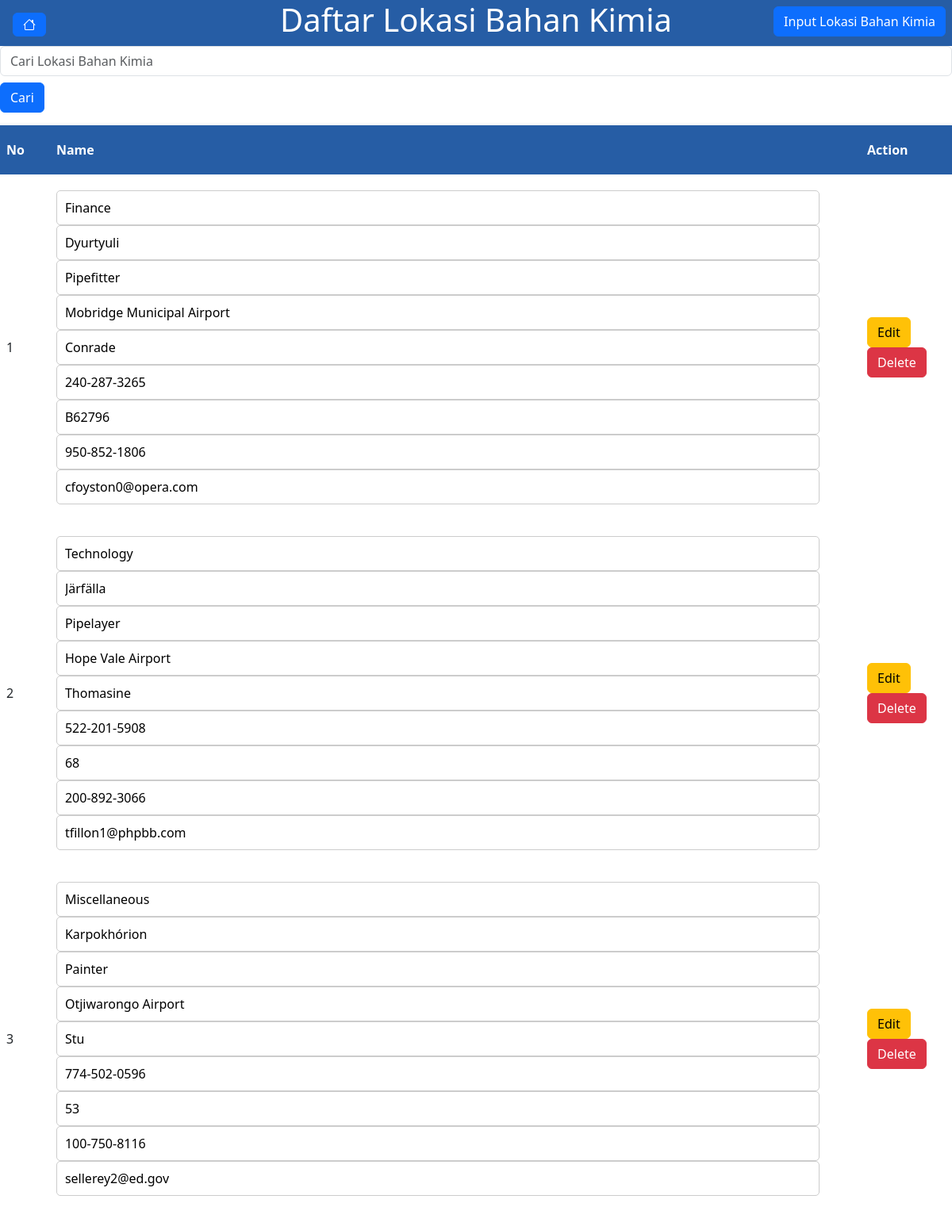
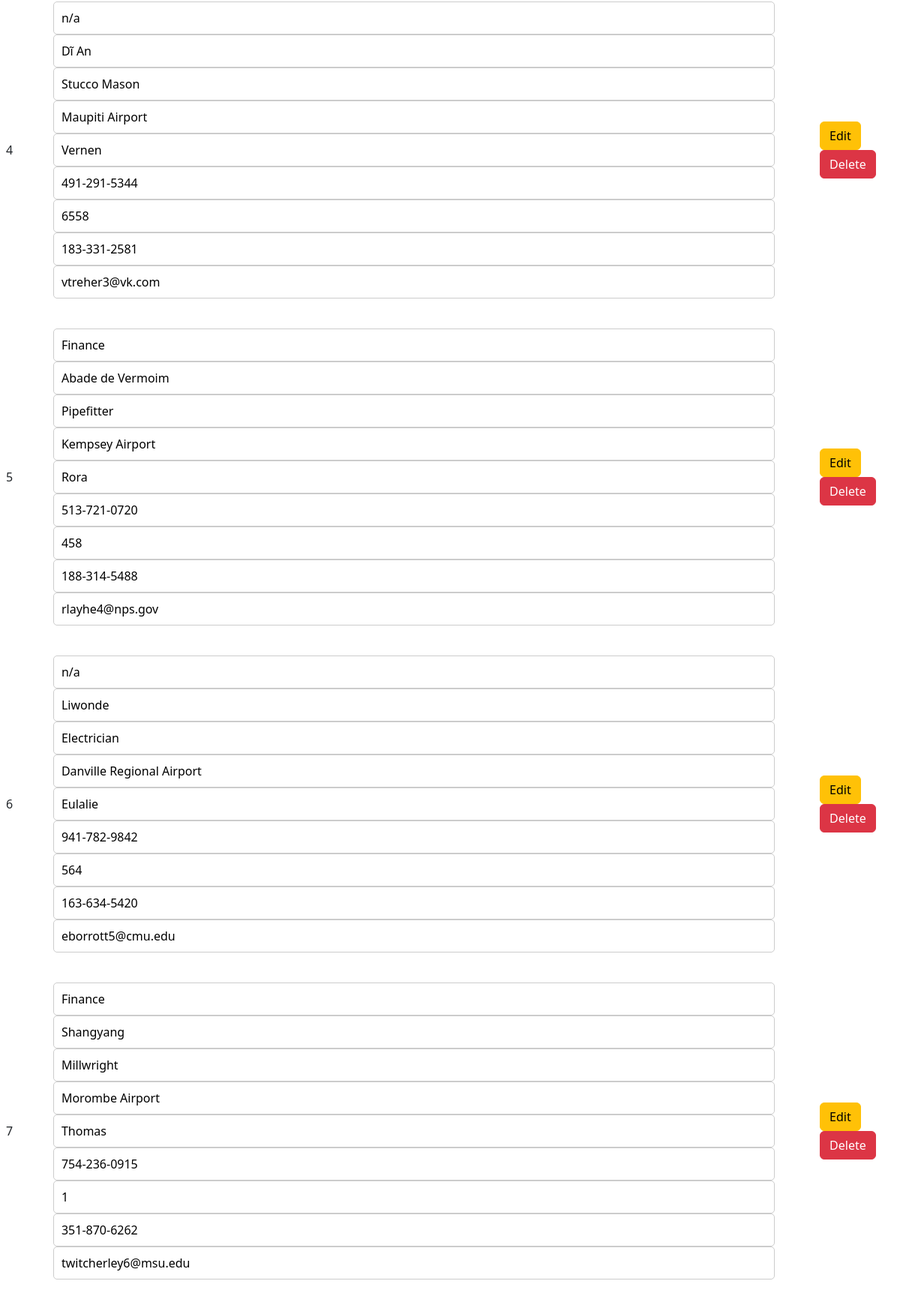
Page /lokasi_bahan_kimia/list_lokasi_bahan_kimia/ (upper part) on the committed database (2 pictures, top to bottom).
### models/models.py (models this page shows)
class LokasiBahanKimia(SQLModel, table=True):
    id: int = Field(default=None, primary_key=True)
    room: str
    location: str
    building: str
    department_name: str
    contact_person: str
    phone: str
    extension: str
    mobile: str
    email: str
    """This is a forward reference to the DataBahanKimia model"""
    chemicals: List["DataBahanKimia"] = Relationship(back_populates="location")

### routes/lokasi_bahan_kimia.py (the view)
@router.get(
    "/list_lokasi_bahan_kimia/",
    response_model=PaginationResponse[List[LokasiBahanKimia]]
)
def list_lokasi_bahan_kimia(
    request: Request, page: int = 1,
    limit: int = 10, search: str = '',
    session: Session = Depends(get_session)):
    query = select(LokasiBahanKimia)
    if search:
        condition = (
            LokasiBahanKimia.room.ilike(f'%{search}%') |
            LokasiBahanKimia.location.ilike(f'%{search}%') |
            LokasiBahanKimia.building.ilike(f'%{search}%') |
            LokasiBahanKimia.department_name.ilike(f'%{search}%') |
            LokasiBahanKimia.contact_person.ilike(f'%{search}%') |
            LokasiBahanKimia.phone.ilike(f'%{search}%') |
            LokasiBahanKimia.extension.ilike(f'%{search}%') |
            LokasiBahanKimia.mobile.ilike(f'%{search}%') |
            LokasiBahanKimia.email.ilike(f'%{search}%')
        )
        query = query.where(condition)
    data, total_pages = paginate_query(
        statement=query,
        session=session,
        limit=limit,
        page=page,
    )
    response = build_pagination_response(data, page, total_pages)
    if 'text/html' in request.headers['Accept']:
        return templates.TemplateResponse("list_lokasi_bahan_kimia.html", {
            "request": request,
            "list_lokasi_bahan_kimia": {
                "data": data,
                "page": page,
                "total_pages": total_pages
            },
            "search_query": search
        })
    return response

### templates/list_lokasi_bahan_kimia.html (shortened to what this page needs)
{% extends "base.html" %}
{% block content %}
<header>
    <h1>Daftar Lokasi Bahan Kimia</h1>
</header>
<form action="/lokasi_bahan_kimia/list_lokasi_bahan_kimia" method="get" class="mb-3">
    <input type="text" name="search" placeholder="Cari Lokasi Bahan Kimia" value="{{ search_query }}"
        class="form-control" />
    <button type="submit" class="btn btn-primary mt-2">Cari</button>
</form>
<div class="container-form mb-3">
    <button onclick="location.href = '/lokasi_bahan_kimia';"
        class="btn btn-primary position-fixed top-0 end-0 m-2">Input
        Lokasi Bahan Kimia
    </button>
    <div class="row">
        <table class="table-departemen-list">
            <thead>
                <tr>
                    <th scope="col">No</th>
                    <th scope="col">Name</th>
                    <th scope="col">Action</th>
                </tr>
            </thead>
            <tbody>
                {% for data in list_lokasi_bahan_kimia['data'] %}
                <tr class="data-row">
                    <td>{{ loop.index + ((list_lokasi_bahan_kimia['page'] - 1) * 10) }}</td>
                    <td>
                        <form id="update-location-{{ data.id }}" style="display:inline;">
                            <input type="text" name="room" value="{{ data.room }}" required />
                            <input type="text" name="location" value="{{ data.location }}" required />
                            <input type="text" name="building" value="{{ data.building }}" required />
                            <input type="text" name="department_name" value="{{ data.department_name }}" required />
                            <input type="text" name="contact_person" value="{{ data.contact_person }}" required />
                            <input type="text" name="phone" value="{{ data.phone }}" required />
                            <input type="text" name="extension" value="{{ data.extension }}" required />
                            <input type="text" name="mobile" value="{{ data.mobile }}" required />
                            <input type="text" name="email" value="{{ data.email }}" required />
                        </form>
                    </td>
                    <td>
                        <button type="button" class="btn btn-warning edit-button" data-id="{{ data.id }}">
                            Edit
                        </button>
                        <form action="/lokasi_bahan_kimia/delete/{{ data.id }}" method="post" style="display:inline;">
                            <button type="submit" class="btn btn-danger">Delete</button>
                        </form>
                    </td>
                </tr>
                {% endfor %}
            </tbody>
        </table>
    </div>
</div>
{% endblock %}

### templates/base.html (shortened to what this page needs)
<html>
<head>
    <link rel="stylesheet" href="/static/style2.css">
    <link href="https://cdn.jsdelivr.net/npm/bootstrap@5.3.3/dist/css/bootstrap.min.css" rel="stylesheet"
>
</head>
<body>
    <button onclick="location.href = '/main_menu';" class="btn btn-primary position-fixed top-0 start-0 m-3">
    </button>
    {% block content %}
    {% endblock %}
</body>
</html>

### static/style2.css (style rules this page uses)
header { background-color: rgb(38, 93, 165); color: white; text-align: center; padding: 1px; }
.container-form { display: flex; justify-content: center; width: 100%; background-color: white; }
body { font-family: Arial, sans-serif; background-color: rgb(255, 255, 255); margin: 0; padding: 0; }
table { border-collapse: collapse; margin: 25 auto; background-color: white; border-radius: 5px; box-shadow: 5px 5px 5px 5px rgba(0, 0, 0, 0.1); }
th, td { padding: 20px; }
th { background-color: rgb(38, 93, 165); color: white; }
input { padding: 10px; border: 1px solid #ccc; border-radius: 5px; margin-bottom: 10px; width: calc(100% - 20px); }

### rows in the picture
LokasiBahanKimia: room "Finance", location "Dyurtyuli", building "Pipefitter", department_name "Mobridge Municipal Airport", contact_person "Conrade", phone "240-287-3265", extension "B62796", mobile "950-852-1806", email "cfoyston0@opera.com"
LokasiBahanKimia: room "Technology", location "Järfälla", building "Pipelayer", department_name "Hope Vale Airport", contact_person "Thomasine", phone "522-201-5908", extension "68", mobile "200-892-3066", email "tfillon1@phpbb.com"
LokasiBahanKimia: room "Miscellaneous", location "Karpokhórion", building "Painter", department_name "Otjiwarongo Airport", contact_person "Stu", phone "774-502-0596", extension "53", mobile "100-750-8116", email "sellerey2@ed.gov"
LokasiBahanKimia: room "n/a", location "Dĩ An", building "Stucco Mason", department_name "Maupiti Airport", contact_person "Vernen", phone "491-291-5344", extension "6558", mobile "183-331-2581", email "vtreher3@vk.com"
LokasiBahanKimia: room "Finance", location "Abade de Vermoim", building "Pipefitter", department_name "Kempsey Airport", contact_person "Rora", phone "513-721-0720", extension "458", mobile "188-314-5488", email "rlayhe4@nps.gov"
LokasiBahanKimia: room "n/a", location "Liwonde", building "Electrician", department_name "Danville Regional Airport", contact_person "Eulalie", phone "941-782-9842", extension "564", mobile "163-634-5420", email "eborrott5@cmu.edu"
LokasiBahanKimia: room "Finance", location "Shangyang", building "Millwright", department_name "Morombe Airport", contact_person "Thomas", phone "754-236-0915", extension "1", mobile "351-870-6262", email "twitcherley6@msu.edu"
